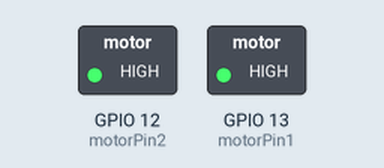
Recording of a sketch running on a simulated ESP32. On the bench: switched loads named in the sketch (green lamp = pin HIGH). Dashed ring = blinking.

Above: at 0.5 s.
Timing chart, 0 to 4.6 s (numbered marks = the images above):
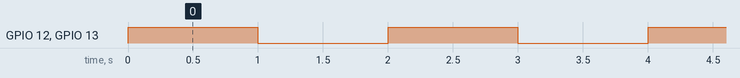

The sketch:

Two_motors_binary_mode.ino
```cpp
int motorPin1 = 13;   // GPIO 13 for vibration motor 1
int motorPin2 = 12;  // GPIO 12 for vibration motor 2
void setup()
{
  pinMode(motorPin1, OUTPUT);
  pinMode(motorPin2, OUTPUT);
}

void loop ()
{
  digitalWrite(motorPin1, HIGH);
  digitalWrite(motorPin2, HIGH);
  delay(1000);
  digitalWrite(motorPin1, LOW);
  digitalWrite(motorPin2, LOW);
  delay (1000);
}
```

Measured:
- by itself, GPIO 12 (motorPin2), GPIO 13 (motorPin1): alternates HIGH for 1.0 s and LOW for 1.0 s
